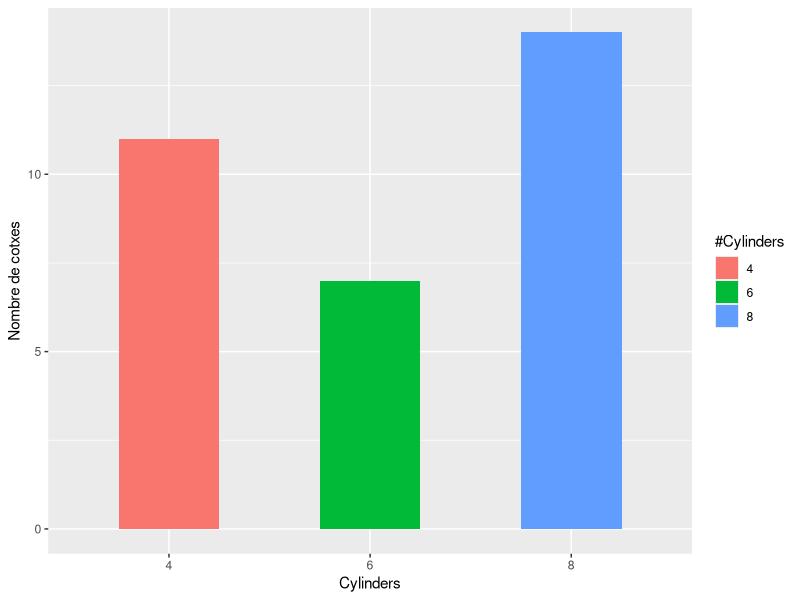
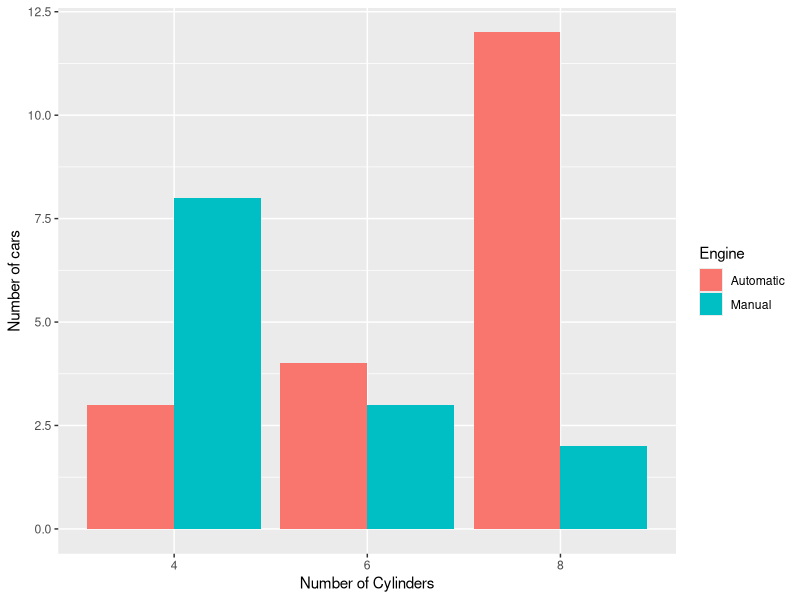
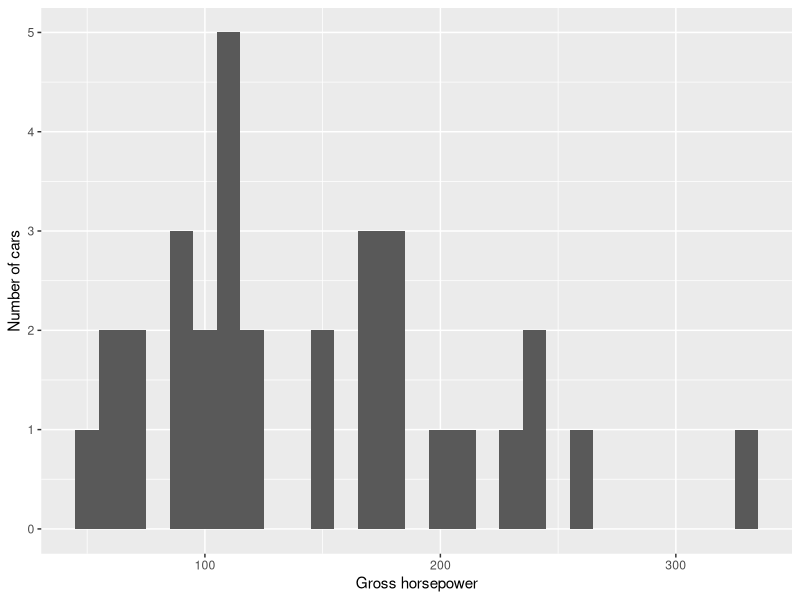
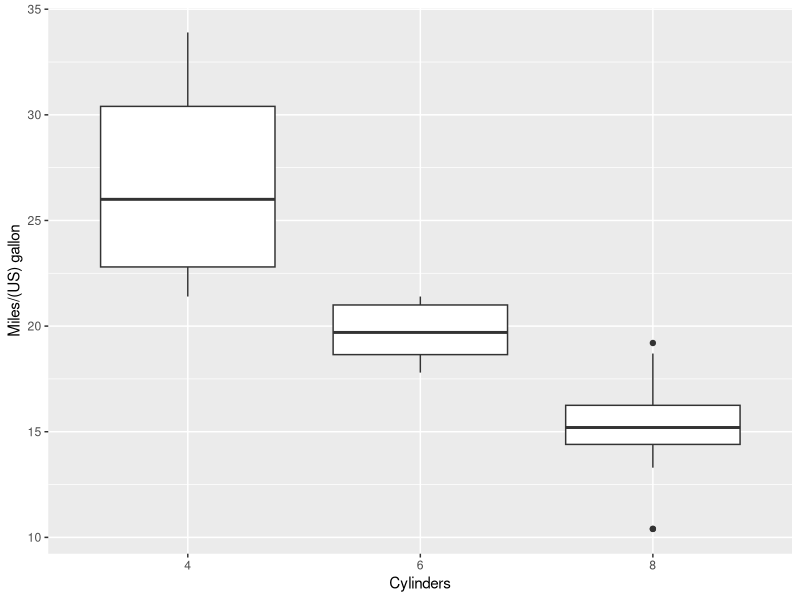
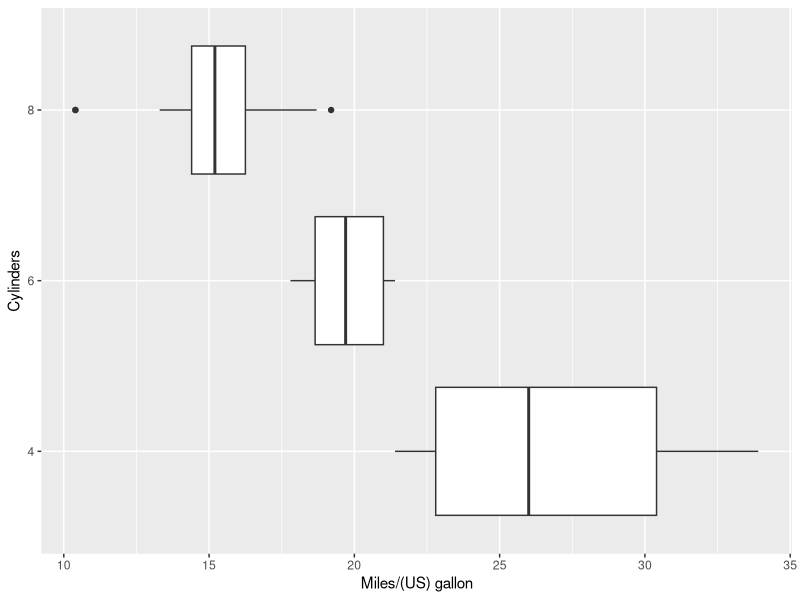
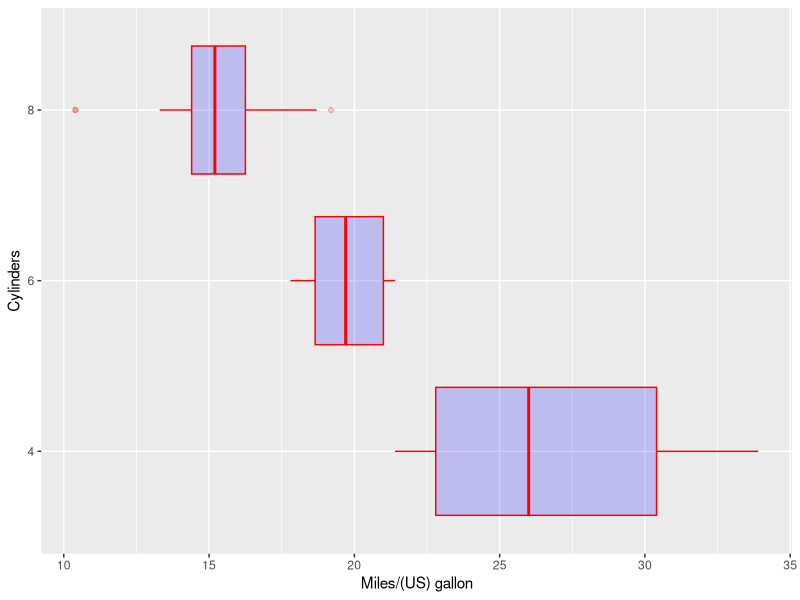
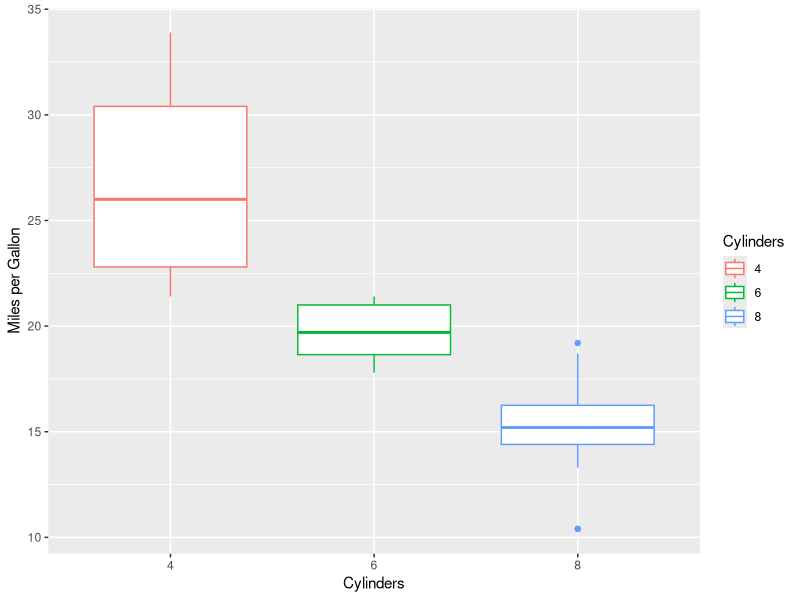
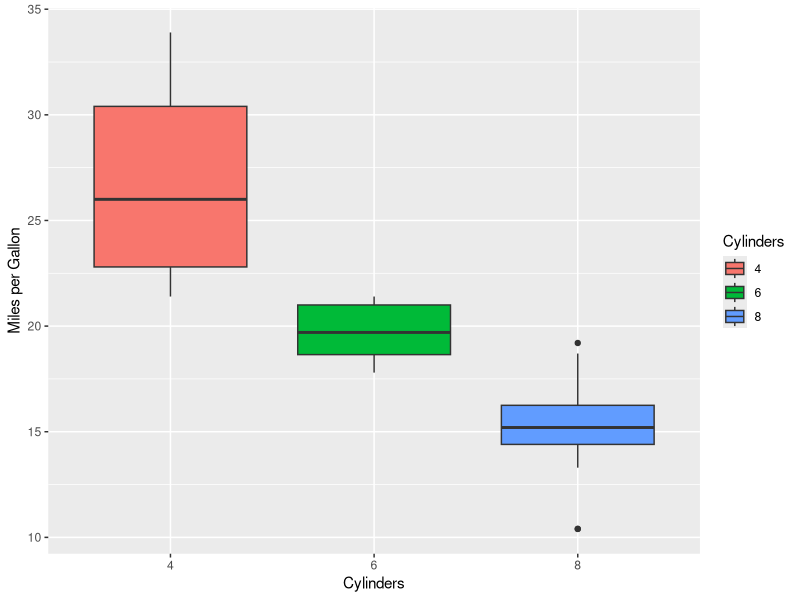

Write the R code that produced these figures, in order.
## ---- chunk 1
knitr::opts_chunk$set(echo = TRUE)
## ---- chunk 2
if(!require(tidyverse)) install.packages("tidyverse")
if(!require(ggplot2)) install.packages("ggplot2")

library(tidyverse)
library(ggplot2)
## ---- chunk 3
# view(mtcars)
# ?mtcars
# str(mtcars)
## ---- chunk 4
ggplot(mtcars, aes(factor(cyl), fill = factor(cyl))) + geom_bar(width = 0.5) + xlab("Cylinders") + ylab("Nombre de cotxes") + scale_fill_discrete("#Cylinders")
## ---- chunk 5
ggplot(mtcars, aes(factor(cyl), fill = factor(am))) + geom_bar(position="dodge") + xlab("Number of Cylinders") + ylab("Number of cars") + scale_fill_discrete("Engine", labels = c("Automatic", "Manual"))
## ---- chunk 6
ggplot(mtcars, aes(hp)) + geom_histogram(binwidth = 10) + xlab("Gross horsepower") + ylab("Number of cars")
## ---- chunk 7
my_boxplot <- ggplot(mtcars, aes(factor(cyl), mpg)) + geom_boxplot() + xlab("Cylinders") + ylab("Miles/(US) gallon")
my_boxplot
## ---- chunk 8
my_boxplot + coord_flip()
## ---- chunk 9
my_boxplot <- ggplot(mtcars, aes(factor(cyl), mpg)) + geom_boxplot(color="red", fill="blue", alpha=0.2) + xlab("Cylinders") + ylab("Miles/(US) gallon") + coord_flip()
my_boxplot
## ---- chunk 10
ggplot(mtcars,aes(x=factor(cyl),y=mpg, color=factor(cyl))) + geom_boxplot() + xlab('Cylinders') + ylab('Miles per Gallon') + scale_color_discrete("Cylinders")
## ---- chunk 11
ggplot(mtcars,aes(x=factor(cyl),y=mpg, fill=factor(cyl))) + geom_boxplot() + xlab('Cylinders') + ylab('Miles per Gallon') + scale_fill_discrete("Cylinders")
## ---- chunk 12
ggplot(mtcars,aes(x=factor(cyl),y=mpg, fill=factor(am))) + geom_boxplot() + xlab('Cylinders') + ylab('Miles per Gallon') + scale_fill_discrete("Transmission", labels = c("Automatic", "Manual"))
